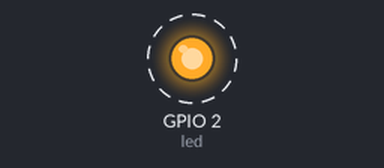
The program below on a simulated ESP32 board running MicroPython. On the bench: output pins drawn as LEDs (lit = HIGH). Dashed ring = blinking.

Above: at 0.5 s.
Timing chart, 0 to 4.6 s (numbered marks = the images above):
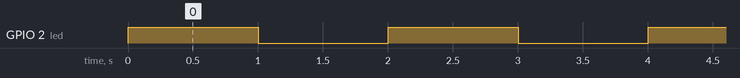

Measured:
- by itself, GPIO 2 (led): alternates HIGH for 1.0 s and LOW for 1.0 s

The program:

blind.py
```python
#Insertamso las librerias de trabajo
from machine import Pin
#libreria para el tiempo
import time

# Reemplaza 'pin_number' con el número del pin GPIO que estás usando
pin_number = 2

# Configura el pin como salida
led = Pin(pin_number, Pin.OUT)

while True:
    # Enciende el LED
    led.value(1)
    # Espera un segundo
    time.sleep(1)
    # Apaga el LED
    led.value(0)
    # Espera un segundo
    time.sleep(1)
```
